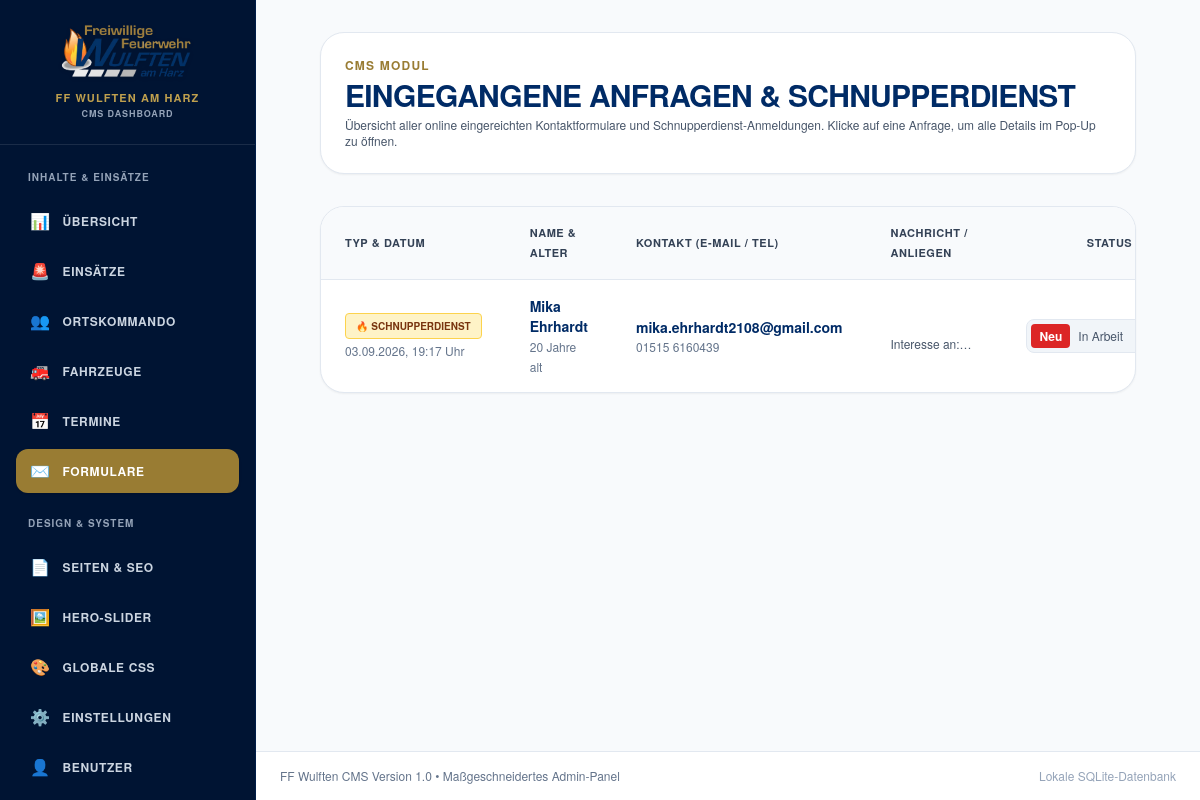
The app's page /admin/anfragen.php (signed in) with its own data.
### tables this page shows
CREATE TABLE form_submissions (
    id INTEGER PRIMARY KEY AUTOINCREMENT,
    type VARCHAR(30) NOT NULL, -- 'kontakt', 'schnupperdienst'
    name VARCHAR(100) NOT NULL,
    email VARCHAR(100) NOT NULL,
    phone VARCHAR(50),
    age INTEGER,
    message TEXT,
    status VARCHAR(20) DEFAULT 'neu', -- 'neu', 'in_bearbeitung', 'erledigt'
    created_at DATETIME DEFAULT CURRENT_TIMESTAMP
);

### src/Helpers.php (called while the page is built, shortened)
<?php
function e(?string $value): string {
    return htmlspecialchars($value ?? '', ENT_QUOTES | ENT_SUBSTITUTE, 'UTF-8');
}
function formatDateTimeGerman(?string $dtStr): string {
    $timestamp = strtotime($dtStr);
    return date('d.m.Y, H:i', $timestamp) . ' Uhr';
}

### src/Auth.php (called while the page is built, shortened)
<?php
class Auth {
    public static function csrfToken(): string {
        return $_SESSION['csrf_token'];
    }
}

### admin/anfragen.php (the view, shortened to what this page needs)
<?php
require_once __DIR__ . '/../src/Auth.php';
require_once __DIR__ . '/../src/Helpers.php';
require_once __DIR__ . '/includes/admin_header.php';
$stmt = $db->query('SELECT * FROM form_submissions ORDER BY created_at DESC');
$anfragen = $stmt->fetchAll();
$csrf = Auth::csrfToken();
?>
<div class="max-w-7xl mx-auto px-4 sm:px-6 lg:px-8 space-y-8">
  <div class="light-panel rounded-3xl p-6 border border-slate-200 shadow-sm bg-white">
    <span class="text-xs font-bold text-sand uppercase tracking-widest block">CMS Modul</span>
    <h1 class="text-2xl sm:text-3xl font-extrabold text-navy uppercase tracking-tight mt-1">
      Eingegangene Anfragen & Schnupperdienst
    </h1>
    <p class="text-slate-600 text-xs mt-1 font-light">
      Übersicht aller online eingereichten Kontaktformulare und Schnupperdienst-Anmeldungen. Klicke auf eine Anfrage, um alle Details im Pop-Up zu öffnen.
    </p>
  </div>
  <div class="light-panel rounded-3xl overflow-hidden border border-slate-200 shadow-sm bg-white">
    <div class="overflow-x-auto">
      <table class="w-full text-left text-xs sm:text-sm">
        <thead class="bg-slate-50 text-slate-700 uppercase tracking-wider text-[11px] border-b border-slate-200">
          <tr>
            <th class="py-4 px-6">Typ & Datum</th>
            <th class="py-4 px-6">Name & Alter</th>
            <th class="py-4 px-6">Kontakt (E-Mail / Tel)</th>
            <th class="py-4 px-6">Nachricht / Anliegen</th>
            <th class="py-4 px-6 text-center">Status</th>
          </tr>
        </thead>
        <tbody class="divide-y divide-slate-100 text-slate-700">
          <?php if (empty($anfragen)): ?>
            <tr>
              <td colspan="6" class="py-12 text-center text-slate-400">Keine Anfragen im System vorhanden.</td>
            </tr>
          <?php else: ?>
            <?php foreach ($anfragen as $a): ?>
              <?php
                $submissionJson = htmlspecialchars(json_encode([
                    'id' => $a['id'],
                    'type' => $a['type'],
                    'type_label' => ($a['type'] === 'schnupperdienst' ? '🔥 Schnupperdienst-Anmeldung' : '✉️ Kontaktanfrage'),
                    'name' => $a['name'],
                    'age' => $a['age'] ? ((int)$a['age'] . ' Jahre alt') : 'Nicht angegeben',
                    'email' => $a['email'],
                    'phone' => $a['phone'] ?: 'Nicht angegeben',
                    'message' => $a['message'],
                    'status' => $a['status'],
                    'date_formatted' => formatDateTimeGerman($a['created_at'])
                ], JSON_UNESCAPED_UNICODE), ENT_QUOTES, 'UTF-8');
              ?>
              <tr class="hover:bg-slate-50/80 transition cursor-pointer row-anfrage" data-anfrage='<?= $submissionJson ?>'>
                <td class="py-4 px-6 whitespace-nowrap">
                  <?php if ($a['type'] === 'schnupperdienst'): ?>
                    <span class="inline-block px-2.5 py-0.5 rounded text-[10px] font-extrabold uppercase bg-amber-100 text-amber-900 border border-amber-300 mb-1">🔥 Schnupperdienst</span>
                  <?php else: ?>
                    <span class="inline-block px-2.5 py-0.5 rounded text-[10px] font-bold uppercase bg-blue-100 text-blue-900 border border-blue-200 mb-1">✉️ Kontakt</span>
                  <?php endif; ?>
                  <span class="block text-xs text-slate-500"><?= formatDateTimeGerman($a['created_at']) ?></span>
                </td>
                <td class="py-4 px-6">
                  <strong class="text-navy block font-bold text-sm"><?= e($a['name']) ?></strong>
                  <?php if (!empty($a['age'])): ?>
                    <span class="text-xs text-slate-500"><?= (int)$a['age'] ?> Jahre alt</span>
                  <?php endif; ?>
                </td>
                <td class="py-4 px-6 whitespace-nowrap">
                  <a href="mailto:<?= e($a['email']) ?>" onclick="event.stopPropagation();" class="text-navy hover:underline block font-semibold">
                    <?= e($a['email']) ?>
                  </a>
                  <?php if (!empty($a['phone'])): ?>
                    <a href="tel:<?= e($a['phone']) ?>" onclick="event.stopPropagation();" class="text-xs text-slate-500 hover:text-navy block mt-0.5">
                      <?= e($a['phone']) ?>
                    </a>
                  <?php endif; ?>
                </td>
                <td class="py-4 px-6 max-w-sm">
                  <div class="text-xs text-slate-600 line-clamp-2 whitespace-pre-line font-light">
                    <?= nl2br(e($a['message'])) ?>
                  </div>
                </td>
                <td class="py-4 px-6 text-center whitespace-nowrap" onclick="event.stopPropagation();">
                  <div class="inline-flex rounded-lg p-1 bg-slate-100 border border-slate-200 text-xs">
                    <a href="/admin/anfragen.php?set_status=<?= $a['id'] ?>&status=neu&token=<?= $csrf ?>" class="px-2 py-1 rounded transition <?= ($a['status'] === 'neu') ? 'bg-red-600 text-white font-bold' : 'text-slate-600 hover:text-navy' ?>">
                      Neu
                    </a>
                    <a href="/admin/anfragen.php?set_status=<?= $a['id'] ?>&status=in_bearbeitung&token=<?= $csrf ?>" class="px-2 py-1 rounded transition <?= ($a['status'] === 'in_bearbeitung') ? 'bg-amber-500 text-white font-bold' : 'text-slate-600 hover:text-navy' ?>">
                      In Arbeit
                    </a>
                    <a href="/admin/anfragen.php?set_status=<?= $a['id'] ?>&status=erledigt&token=<?= $csrf ?>" class="px-2 py-1 rounded transition <?= ($a['status'] === 'erledigt') ? 'bg-emerald-600 text-white font-bold' : 'text-slate-600 hover:text-navy' ?>">
                    </a>
                  </div>
                </td>
              </tr>
            <?php endforeach; ?>
          <?php endif; ?>
        </tbody>
      </table>
    </div>
  </div>
</div>
<?php require_once __DIR__ . '/includes/admin_footer.php'; ?>

### assets/css/custom.css (style rules this page uses)
:root { --color-navy: #002b66; --color-navy-dark: #00193d; --color-navy-surface: #f1f5f9; --color-sand: #997c33; --color-sand-light: #bfa04e; --color-sand-dark: #786022; --color-alarm: #dc2626; --color-bg-main: #f8fafc; --color-card-bg: #ffffff; --font-sans: 'Helvetica Neue', Helvetica, Arial, -apple-system, BlinkMacSystemFont, 'Segoe UI', Roboto, sans-serif; --font-eurostile: 'Helvetica Neue', Helvetica, Arial, -apple-system, BlinkMacSystemFont, 'Segoe UI', Roboto, sans-serif; }
body { font-family: var(--font-sans); background-color: var(--color-bg-main); color: #334155; overflow-x: hidden; -webkit-font-smoothing: antialiased; }
h1, h2, h3, h4, h5, h6 { font-family: var(--font-sans); color: var(--color-navy); letter-spacing: 0.02em; }
.glass-panel, .light-panel { background: #ffffff; border: 1px solid #e2e8f0; box-shadow: 0 10px 25px -5px rgba(0, 43, 102, 0.07); }

### records on screen
form_submissions: type "🔥 SCHNUPPERDIENST", created_at "03.09.2026, 19:17 Uhr", name "Mika Ehrhardt", age "20", email "mika.ehrhardt2108@gmail.com", phone "01515 6160439", message "Interesse…"
